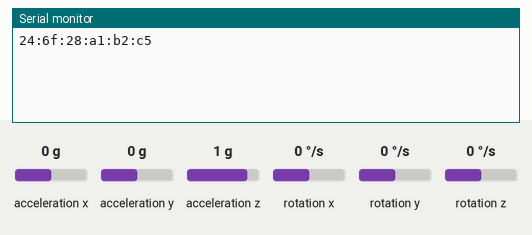
The sketch below on a simulated Arduino Nano 33 BLE. Shown: the last lines printed to the serial monitor. Inputs (shaded band) come from the test bench; at power-on: acceleration x 0 g, acceleration y 0 g, acceleration z 1 g, rotation x 0 °/s, rotation y 0 °/s, rotation z 0 °/s. Nothing arrives over Bluetooth unless stated; a phone connects over Bluetooth LE 3 s after start.

Above: at 1.9 s.
2.0 s: acceleration x set to -1.4 g
At 3.86 s:
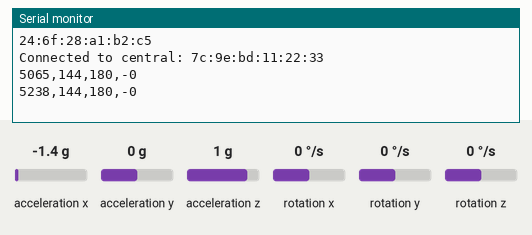
5.0 s: acceleration y set to -1.4 g
At 5.1 s:
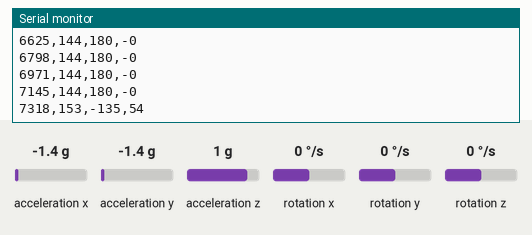
6.5 s: acceleration z set to -1.4 g
At 6.54 s:
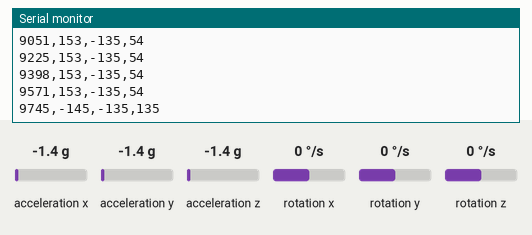
Timing chart, 0 to 9.5 s (numbered marks = the images above; inputs shaded):
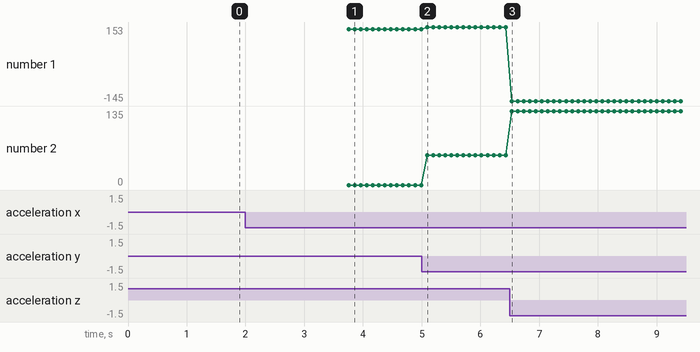

Measured:
- after the input at 2.0 s, the serial monitor: prints a new line after 1.8 s (image 1)
- after the input at 5.0 s, the serial monitor: prints a new line after 0.09 s (image 2)
- after the input at 6.5 s, the serial monitor: prints a new line at once (image 3)
- plotted number 1: 144 → 153 after the input at 5.0 s, 153 → -145 after the input at 6.5 s
- plotted number 2: 0 → 54 after the input at 5.0 s, 54 → 135 after the input at 6.5 s

The sketch:

Arduino_envio_BLE.ino
```cpp
#include <Arduino_LSM9DS1.h>
#include <Wire.h>
#include <ArduinoBLE.h>

float accelX, accelY, accelZ,             // g
      gyroX, gyroY, gyroZ,                // dps (degrees per second)
      gyroDriftX, gyroDriftY, gyroDriftZ, // dps
      gyroRoll, gyroPitch, gyroYaw,       // grados
      accRoll, accPitch, accYaw,          // grados
      Roll_v, Pitch_v, Yaw_v, Roll_h;     // grados

long lastTime, lastInterval;

// Variables para transmisión BLE
const int BUFFER_SIZE = 64;
char msgprint[BUFFER_SIZE];

const char* uuid_service = "84582cd0-3df0-4e73-9496-29010d7445dd";
const char* uuid_DATA = "84582cd1-3df0-4e73-9496-29010d7445dd";

BLEService customService(uuid_service);
BLECharacteristic chData(uuid_DATA,  BLERead|BLENotify, BUFFER_SIZE, false);


void setup() {

  // Inicialización comunicación serial
  Serial.begin(115200);

  // Inicialización IMU
  if (!IMU.begin()) {
    Serial.println("Failed to initialize IMU!");
    while (1);
  }

  // Calibración de la IMU
  calibrateIMU(250, 500);

  lastTime = micros();

  // Inicialización BLE
  if (!BLE.begin()) {
    Serial.println("Error al iniciar Bluetooth Low Energy");
    while (1);
  }

  // Identificador que se mostrará a otros dispositivos BLE:
  BLE.setLocalName("IMU_test");
  // Nombre del dispositivo:
  BLE.setDeviceName("Arduino");
  // Se establece el servicio anunciado por el dispositivo BLE:
  BLE.setAdvertisedService(customService);
  // Se agrega una característica al servicio:
  customService.addCharacteristic(chData);
  // Se agrega el servicio al dispositivo BLE:
  BLE.addService(customService);

  // Se anuncia el dispositivo
  BLE.advertise();
  Serial.println(BLE.address());
}

// Calcula el valor medio de los valores del giróscopo obtenidos en reposo
// para corregir la deriva de las mediciones posteriores
void calibrateIMU(int delayMillis, int calibrationMillis) {
  int calibrationCount = 0;
  float sumX, sumY, sumZ;
  delay(delayMillis); // Para evitar rebotes después de presionar el pulsador de reinicio
  int startTime = millis();
  while (millis() < startTime + calibrationMillis) {
    if (readIMU()) {
      // Idealmente gyroX/Y/Z == 0
      sumX += gyroX;
      sumY += gyroY;
      sumZ += gyroZ;
      calibrationCount++;
    }
  }

  // if (calibrationCount == 0) {
  //   Serial.println("Failed to calibrate");
  // }

  gyroDriftX = sumX / calibrationCount;
  gyroDriftY = sumY / calibrationCount;
  gyroDriftZ = sumZ / calibrationCount;
}

// Función que devuelve TRUE si se reciben nuevas medidas de los sensores
bool readIMU() {
  if (IMU.accelerationAvailable() && IMU.gyroscopeAvailable() ){
    IMU.readAcceleration(accelX, accelY, accelZ);
    IMU.readGyroscope(gyroX, gyroY, gyroZ);
    return true;
  }
  return false;
}


void loop() {
   // Variable para comprobar la conexión con un dispositivo central
  BLEDevice central = BLE.central();
  if (central)
  {
    Serial.print("Connected to central: ");
    Serial.println(central.address());
    // Mientras se mantenga la conexión con el central se envían mediciones:
    while (central.connected())
    {
      // Si se reciben nuevas medidas se realizan nuevos cálculos:
      if (readIMU()) {
        long currentTime = micros();
        lastInterval = currentTime - lastTime;
        lastTime = currentTime;

        doCalculations(); // Cálculo de ángulos

        // Formateo y envío de medidas por BLE
        sprintf(msgprint, "%.0f,%.0f,%.0f,%.0f", Roll_v, Pitch_v, Yaw_v, Roll_h);
        Serial.println(msgprint);
        chData.writeValue(msgprint, sizeof(msgprint));

        delay(100); // Retardo 100 ms
      }
    }
  Serial.print("Disconnected from central: ");
  Serial.println(central.address());
  }

}

void doCalculations() {
  // Rotaciones a partir de posición inicial vertical
  // Rotación en Y
  accPitch = atan2(accelZ, sqrt(accelX*accelX + accelY*accelY)) * 180/M_PI; // Sólo llega a -90 y 90 grados.
  // Rotación en Z
  accYaw = atan2(accelY, accelX) * 180/M_PI;
  // Rotación en X
  float lastFrequency = (float)1000000.0 / lastInterval;
  gyroRoll = gyroRoll + ((gyroX - gyroDriftX)/lastFrequency);

  Roll_v = gyroRoll;
  Yaw_v = accYaw;

  // El Pitch sólo mide [-90, 90] grados
  // Se le aplica una correción para que mida [-180, 180] grados
  float correccion = atan2(accelZ, accelX) * 180/M_PI;
  // El valor correccion llega a medir 180º de rotación en el plano XZ, pero también mide rotación en el plano XY
  if (correccion>90){
    Pitch_v = 90+(90-accPitch);
  }
  else{
    if (correccion<(-90)){
      Pitch_v = (-90)-(90+accPitch);
    }
    else{
      Pitch_v = accPitch;
    }
  }

  // En la posición horizontal sólo interesa la rotación en X
  // Rotación en X
  Roll_h = atan2(-accelY, accelZ)* 180/M_PI;
}
```
